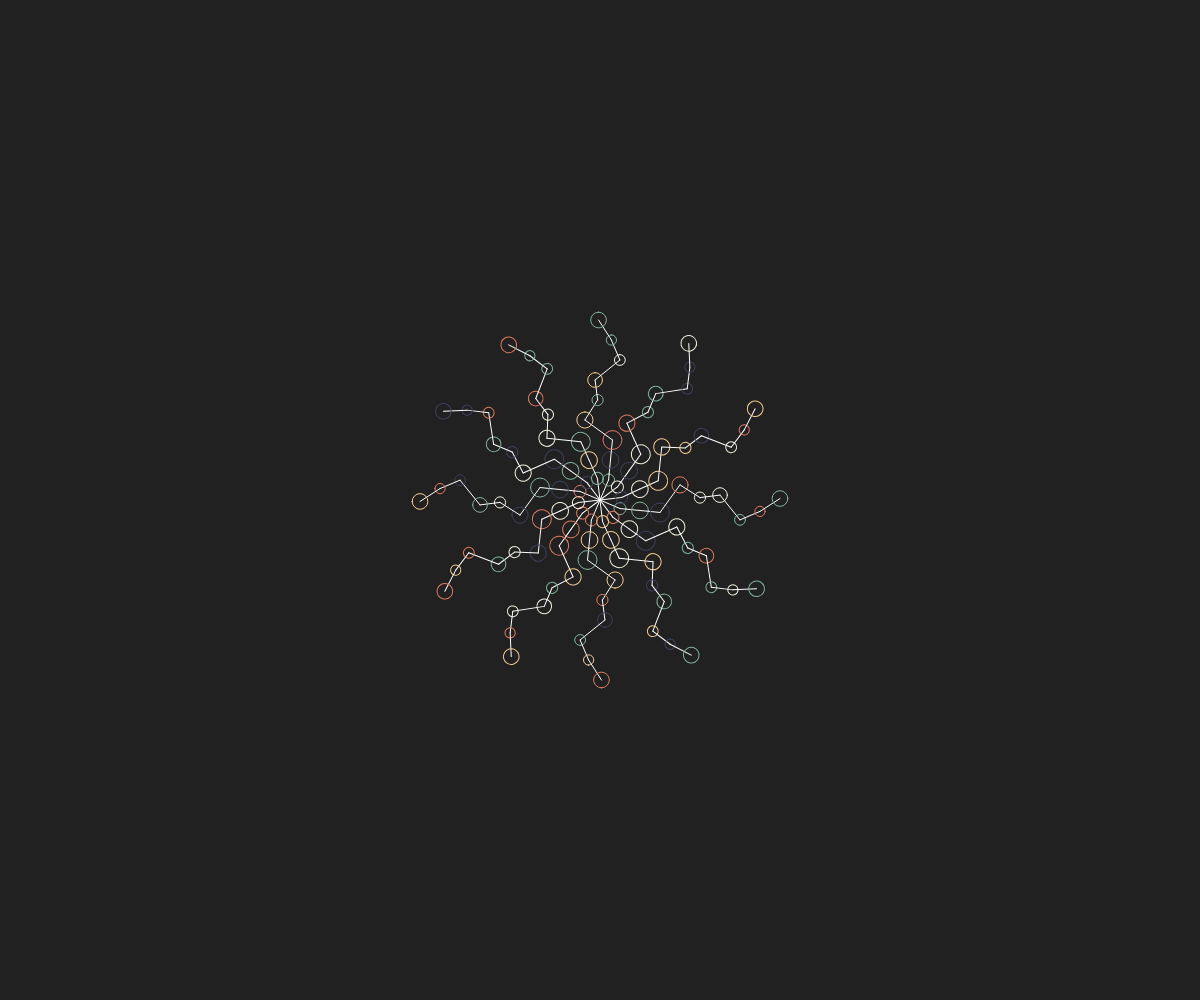
Frame 1 (no input)
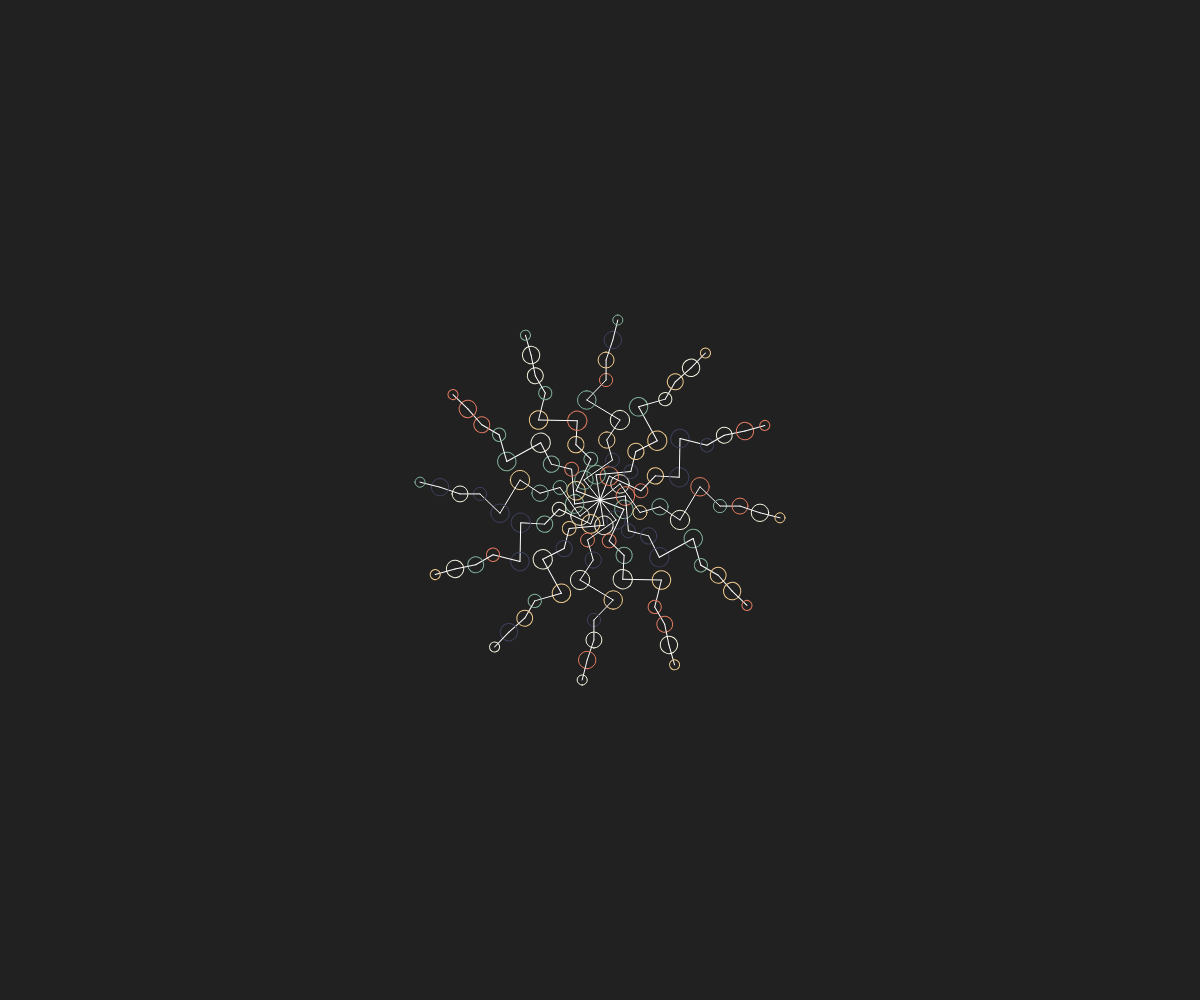
Frame 2 (the mouse pressed at the canvas centre, redrawn once)

The p5.js sketch that drew these frames (run headless with seeded random() and noise() and a simulated clock; the mouse was pressed at the canvas centre and the sketch redrawn once):

// p5.js sketch
// ── sketch.js
//==========
// p5.js

const palette = ["#F4F1DE", "#E07A5F", "#3D405B", "#81B29A", "#F2CC8F"];

let cX, cY;

function setup(){
	createCanvas(windowWidth,windowHeight);
	angleMode(DEGREES);
	noLoop();
	background(33);
	noFill();
	stroke(255);

	cX = width / 2;
	cY = height / 2;
}

function draw(){
	background(33);

	// noStroke();
	// fill(33, 33, 33, 66);
	// rect(0, 0, width, height);

	stroke(255);
	strokeWeight(1);
	noFill();

	drawKalScope(12);

	
}

function drawKalScope(n){
	let max = 10;
	let pad = 20;
	let pX = 0;
	let pY = 0;
	for(let i=1; i<max; i++){
		let x = i * pad;
		let y = random(-20, 20);
		let w = random(10, 20);
		let d = 360 / n;
		for(let i=0; i<n; i++){
			push();
			translate(cX, cY);
			rotate(i*d);
			line(pX, pY, x, y);
			stroke(getColor());
			circle(x, y, w);
			//drawHeart(x, y, 4)
			pop();
		}
		pX = x;
		pY = y;
	}
}

function drawHeart(x, y, r){
	push();
	translate(x, y);
	beginShape();
	for(let i=0; i<360; i++){
		let x = r*16*pow(sin(i), 3);
		let y = -r*(13*cos(i)-5*cos(i*2)-2*cos(i*3)-cos(i*4));
		vertex(x, y);
	}
	endShape(CLOSE);
	pop();
}

function getColor(){
	let i = floor(random(palette.length));
	return color(palette[i]);
}
